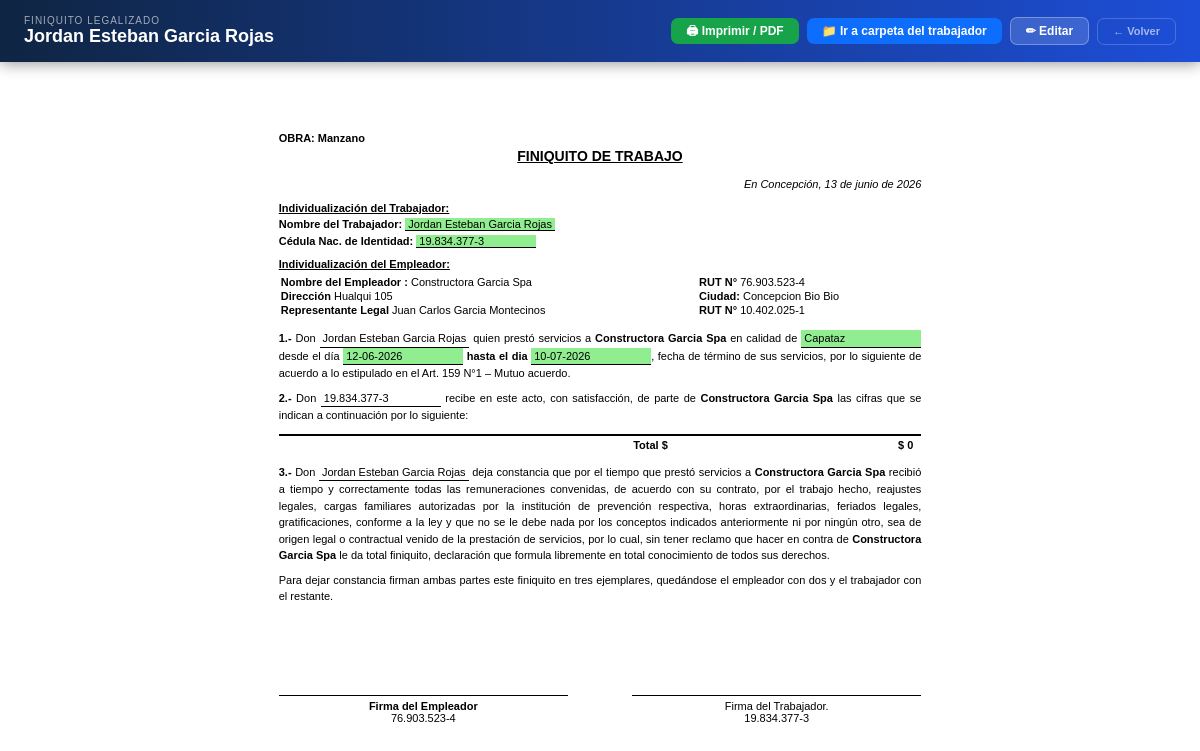
Screenshot of /documentos-empresa/18/preview/ (signed in) with the database file from the repository.
### core/models.py (models this page shows, shortened)
class DocumentoGenerado(models.Model):
    TIPO_CHOICES = [
        ('contrato_trabajo', 'Contrato de Trabajo'),
        ('anexo_contrato', 'Anexo Contrato de Trabajo'),
        ('finiquito', 'Finiquito de Trabajo'),
        ('pacto_horas_extras', 'Pacto Horas Extraordinarias'),
        ('acta_epp', 'Acta Entrega EPP'),
        ('acta_reglamento', 'Acta Entrega Reglamento Interno'),
        ('acta_reactivacion', 'Acta de Reactivación Post-Licencia'),
    ]
    tipo = models.CharField(max_length=30, choices=TIPO_CHOICES)
    empresa = models.ForeignKey(ConfigEmpresa, on_delete=models.PROTECT, related_name='documentos_generados')
    trabajador = models.ForeignKey(Trabajador, on_delete=models.PROTECT, related_name='documentos_generados', to_field='rut')
    obra = models.ForeignKey(Obra, on_delete=models.PROTECT, related_name='documentos_generados', null=True, blank=True)
    contrato = models.ForeignKey('Contrato', on_delete=models.PROTECT, related_name='documentos_generados', null=True, blank=True)
    datos = models.JSONField(default=dict)
    motivo_baja = models.TextField(
        blank=True, default='',
        help_text='Motivo por el cual se reemplazó o anuló este documento (trazabilidad de auditoría).'
    )
    creado_el = models.DateTimeField(default=timezone.now)
    usuario = models.CharField(max_length=150)
    activo = models.BooleanField(default=True)
    class Meta:
        verbose_name = 'Documento Generado'
        verbose_name_plural = 'Documentos Generados'
        ordering = ['-creado_el']

class Trabajador(models.Model):
    TIPO_IDENTIFICACION_CHOICES = [
        ('RUT',       'RUT Chileno'),
        ('PASAPORTE', 'Pasaporte'),
        ('DNI',       'DNI / Cédula Extranjera'),
    ]
    ESTADO_CIVIL_CHOICES = [
        ('', '---------'),
        ('Soltero/a', 'Soltero/a'),
        ('Casado/a', 'Casado/a'),
        ('Conviviente Civil', 'Conviviente Civil'),
        ('Divorciado/a', 'Divorciado/a'),
        ('Viudo/a', 'Viudo/a'),
    ]
    rut = models.CharField(max_length=20, primary_key=True)
    tipo_identificacion = models.CharField(max_length=10, choices=TIPO_IDENTIFICACION_CHOICES, default='RUT')
    nombres = models.CharField(max_length=100)
    apellidos = models.CharField(max_length=100)
    telefono = models.CharField(max_length=20, blank=True)
    correo = models.EmailField(max_length=100, blank=True)
    direccion = models.TextField(blank=True)
    ciudad = models.CharField(max_length=100, blank=True)
    fecha_nacimiento = models.DateField(null=True, blank=True)
    estado_civil = models.CharField(max_length=20, choices=ESTADO_CIVIL_CHOICES, blank=True, default='')
    nacionalidad = models.CharField(max_length=50, blank=True, default='Chilena')
    procedencia = models.CharField(max_length=100, blank=True)
    prevision = models.CharField(max_length=100, blank=True, help_text='AFP o INP')
    salud = models.CharField(max_length=100, blank=True, help_text='FONASA o Isapre')
    foto = models.ImageField(upload_to='fotos_trabajadores/', null=True, blank=True)
    en_lista_negra = models.BooleanField(default=False)
    observaciones = models.TextField(blank=True)
    creado_el = models.DateTimeField(default=timezone.now)
    activo = models.BooleanField(default=True)
    class Meta:
        verbose_name = 'Trabajador'
        verbose_name_plural = 'Trabajadores'
        ordering = ['apellidos', 'nombres']
    @property
    def nombre_completo(self):
        return f"{self.nombres} {self.apellidos}"

class ConfigEmpresa(models.Model):
    nombre = models.CharField(max_length=200)
    rut_empresa = models.CharField(max_length=20)
    giro = models.CharField(max_length=100, blank=True, default='Constructora')
    direccion = models.CharField(max_length=200)
    ciudad = models.CharField(max_length=100)
    correo_electronico = models.EmailField(max_length=150, blank=True)
    nombre_representante = models.CharField(max_length=150)
    rut_representante = models.CharField(max_length=20)
    cargo_representante = models.CharField(max_length=100, blank=True, default='Representante Legal')
    activo = models.BooleanField(default=True)
    creado_el = models.DateTimeField(default=timezone.now)
    class Meta:
        verbose_name = 'Empresa'
        verbose_name_plural = 'Empresas'
        ordering = ['nombre']

### core/views/documentos_generados.py (the view)
# urls.py: path('documentos-empresa/<int:pk>/preview/', views.doc_generado_preview, name='doc_generado_preview'),
@xframe_options_exempt
@login_required
def doc_generado_preview(request, pk):
    doc = get_object_or_404(DocumentoGenerado, pk=pk, activo=True)
    template_map = {
        'contrato_trabajo': 'documentos_generados/print/contrato_trabajo.html',
        'anexo_contrato': 'documentos_generados/print/anexo_contrato.html',
        'finiquito': 'documentos_generados/print/finiquito.html',
        'pacto_horas_extras': 'documentos_generados/print/pacto_horas_extras.html',
        'acta_epp': 'documentos_generados/print/acta_epp.html',
        'acta_reglamento': 'documentos_generados/print/acta_reglamento.html',
        'acta_reactivacion': 'documentos_generados/print/acta_reactivacion.html',
    }
    template = template_map.get(doc.tipo, 'documentos_generados/print/contrato_trabajo.html')
    import datetime as _preview_dt
    d = {}
    for k, v in doc.datos.items():
        if isinstance(v, str) and len(v) == 10:
            try:
                d[k] = _preview_dt.date.fromisoformat(v)
            except ValueError:
                d[k] = v
        else:
            d[k] = v
    back_url = request.GET.get('next', '')
    if not back_url and doc.trabajador:
        back_url = f'/trabajadores/{doc.trabajador.rut}/?tab=contratos'
    ctx = {'doc': doc, 'd': d, 'back_url': back_url}
    if doc.tipo == 'contrato_trabajo' and doc.contrato:
        c = doc.contrato
        sueldo = int(c.sueldo_base)
        ctx['sueldo_formateado'] = f"{sueldo:,}".replace(",", ".")
        ctx['sueldo_palabras'] = _monto_en_palabras(sueldo).capitalize()
        ctx['empresa_print'] = (c.obra.empresa if c.obra and c.obra.empresa else doc.empresa)
    else:
        ctx['empresa_print'] = doc.empresa
    if doc.tipo == 'finiquito':
        try:
            total = (float(d.get('monto_feriado', 0) or 0)
                     + float(d.get('monto_indemnizacion', 0) or 0)
                     + float(d.get('otros_montos_monto', 0) or 0))
            d['total'] = total
        except Exception:
            d['total'] = 0
    return render(request, template, ctx)

### templates/documentos_generados/print/finiquito.html (shortened to what this page needs)
<!DOCTYPE html>
<html lang="es">
<head>
</head>
<body>
{% if is_blank %}
<div class="print-bar">
  <strong>Plantilla en Blanco — {{ tipo_label }}</strong>
  <span style="display:flex;align-items:center;gap:6px;margin-left:12px">
    <label style="font-size:12px;white-space:nowrap">Copias:</label>
    <input type="number" id="copiasInput" value="1" min="1" max="20"
           style="width:55px;padding:3px 6px;border-radius:4px;border:none;font-size:13px">
  </span>
  <button onclick="imprimirCopias()" style="background:#28a745;color:white;border:none;padding:6px 16px;border-radius:4px;cursor:pointer;font-weight:bold;">Imprimir</button>
  <a href="{% url 'doc_generado_create' %}" style="color:#adc8ff;margin-left:auto">← Volver</a>
</div>
{% else %}
<div class="print-bar">
  <div class="pb-info">
    <div class="pb-tipo">Finiquito Legalizado</div>
    <div class="pb-nombre">{{ doc.trabajador.nombre_completo }}</div>
  </div>
  <div class="pb-btns">
    <button class="pb-btn pb-print" onclick="window.print()">🖨 Imprimir / PDF</button>
    <a class="pb-btn pb-upload" href="{% url 'trabajador_detail' doc.trabajador.rut %}?tab=documentos" title="Ir a la carpeta del trabajador para subir el documento firmado">📁 Ir a carpeta del trabajador</a>
    <a class="pb-btn pb-edit" href="{% url 'doc_generado_edit' doc.pk %}">✏ Editar</a>
    <a class="pb-btn pb-back" href="{% url 'doc_generado_list' %}">← Volver</a>
  </div>
</div>
{% endif %}
<div class="page">
  <div class="obra-header">OBRA: {{ d.nombre_obra|default:"" }}</div>
  <h1 class="titulo">FINIQUITO DE TRABAJO</h1>
  <div class="ciudad-fecha">En {{ d.ciudad_documento|default:"___________" }}, {{ d.fecha_documento|date:"d \d\e F \d\e Y"|default:"___________" }}</div>
  <div class="seccion-titulo">Individualización del Trabajador:</div>
  <div class="datos-line"><b>Nombre del Trabajador:</b> <span class="highlight valor">{{ doc.trabajador.nombre_completo }}</span></div>
  <div class="datos-line"><b>Cédula Nac. de Identidad:</b> <span class="highlight valor">{{ doc.trabajador.rut }}</span></div>
  <div class="seccion-titulo" style="margin-top:10px">Individualización del Empleador:</div>
  <table style="width:100%">
    <tr>
      <td><b>Nombre del Empleador :</b> {{ doc.empresa.nombre }}</td>
      <td><b>RUT N°</b> {{ doc.empresa.rut_empresa }}</td>
    </tr>
    <tr>
      <td><b>Dirección</b> {{ doc.empresa.direccion }}</td>
      <td><b>Ciudad:</b> {{ doc.empresa.ciudad }}</td>
    </tr>
    <tr>
      <td><b>Representante Legal</b> {{ doc.empresa.nombre_representante }}</td>
      <td><b>RUT N°</b> {{ doc.empresa.rut_representante }}</td>
    </tr>
  </table>
  <p class="clausula" style="margin-top:12px"><b>1.-</b> Don <span class="valor">{{ doc.trabajador.nombre_completo }}</span> quien prestó servicios a <b>{{ doc.empresa.nombre }}</b> en calidad de <span class="highlight valor">{{ d.especialidad|default:"" }}</span> desde el día <span class="highlight valor">{{ d.fecha_inicio_contrato|date:"d-m-Y"|default:"" }}</span> <b>hasta el dia</b> <span class="highlight valor">{{ d.fecha_termino_contrato|date:"d-m-Y"|default:"" }}</span>, fecha de término de sus servicios, por lo siguiente de acuerdo a lo estipulado en el {{ d.causal|default:"Art. 159 N°5 – Conclusión del trabajo o servicio que dio origen al contrato" }}.</p>
  <p class="clausula"><b>2.-</b> Don <span class="valor">{{ doc.trabajador.rut }}</span> recibe en este acto, con satisfacción, de parte de <b>{{ doc.empresa.nombre }}</b> las cifras que se indican a continuación por lo siguiente:</p>
  <table class="montos">
    <tr class="total-row"><td style="text-align:right">Total $</td><td>$ {{ d.total|default:"0" }}</td></tr>
  </table>
  <p class="clausula"><b>3.-</b> Don <span class="valor">{{ doc.trabajador.nombre_completo }}</span> deja constancia que por el tiempo que prestó servicios a <b>{{ doc.empresa.nombre }}</b> recibió a tiempo y correctamente todas las remuneraciones convenidas, de acuerdo con su contrato, por el trabajo hecho, reajustes legales, cargas familiares autorizadas por la institución de prevención respectiva, horas extraordinarias, feriados legales, gratificaciones, conforme a la ley y que no se le debe nada por los conceptos indicados anteriormente ni por ningún otro, sea de origen legal o contractual venido de la prestación de servicios, por lo cual, sin tener reclamo que hacer en contra de <b>{{ doc.empresa.nombre }}</b> le da total finiquito, declaración que formula libremente en total conocimiento de todos sus derechos.</p>
  <p class="clausula">Para dejar constancia firman ambas partes este finiquito en tres ejemplares, quedándose el empleador con dos y el trabajador con el restante.</p>
  <div class="firma-section">
    <div class="firma-box"><div class="firma-linea"><b>Firma del Empleador</b><br>{{ doc.empresa.rut_empresa }}</div></div>
    <div class="firma-box"><div class="firma-linea">Firma del Trabajador.<br>{{ doc.trabajador.rut }}</div></div>
  </div>
</div>
</body>
</html>

### templates/documentos_generados/print/finiquito.html (style rules this page uses)
* { margin:0; padding:0; box-sizing:border-box; }
body { font-family: Arial, sans-serif; font-size: 11px; color: #000; }
.page { width: 210mm; margin: 64px auto 0; padding: 18mm 20mm; }
.print-bar { position:fixed; top:0; left:0; right:0; background:linear-gradient(90deg,#0f2543 0%,#1d4ed8 100%); color:#fff; padding:0 24px; display:flex; align-items:center; gap:12px; z-index:9999; min-height:62px; box-shadow:0 2px 14px rgba(0,0,0,.4); }
.pb-info { flex:1; min-width:0; }
.pb-tipo { font-size:10px; text-transform:uppercase; letter-spacing:.1em; opacity:.6; }
.pb-nombre { font-size:18px; font-weight:700; white-space:nowrap; overflow:hidden; text-overflow:ellipsis; }
.pb-btns { display:flex; gap:8px; align-items:center; flex-shrink:0; }
.pb-btn { display:inline-flex; align-items:center; gap:5px; padding:7px 15px; border-radius:7px; font-size:12px; font-weight:600; text-decoration:none; cursor:pointer; border:none; line-height:1; white-space:nowrap; }
.pb-print { background:#16a34a; color:#fff; }
.pb-upload { background:#0d6efd; color:#fff; }
.pb-edit { background:rgba(255,255,255,.15); color:#fff; border:1px solid rgba(255,255,255,.3); }
.pb-back { background:transparent; color:rgba(255,255,255,.6); border:1px solid rgba(255,255,255,.2); font-size:11px; }
h1.titulo { font-size:14px; font-weight:bold; text-align:center; text-decoration:underline; margin-bottom:14px; }
.obra-header { font-weight:bold; margin-bottom:4px; }
.ciudad-fecha { text-align:right; font-style:italic; margin-bottom:12px; }
.seccion-titulo { font-weight:bold; text-decoration:underline; margin:10px 0 4px; }
.datos-line { margin-bottom:4px; }
.valor { border-bottom:1px solid #000; min-width:120px; display:inline-block; padding:0 3px; }
.clausula { margin-bottom:8px; line-height:1.5; text-align:justify; }
table.montos { width:100%; border-collapse:collapse; margin:10px 0; }
table.montos td { padding:3px 8px; }
table.montos td:last-child { text-align:right; font-weight:bold; }
table.montos .total-row { border-top:2px solid #000; font-weight:bold; }
.highlight { background:#90EE90; }
.firma-section { display:flex; justify-content:space-between; margin-top:40px; }
.firma-box { text-align:center; width:45%; }
.firma-linea { border-top:1px solid #000; margin-top:50px; padding-top:4px; }

### rows the page displays
DocumentoGenerado: trabajador.nombre_completo "Jordan Esteban Garcia Rojas", trabajador.rut "19.834.377-3", empresa.nombre "Constructora Garcia Spa", empresa.rut_empresa "76.903.523-4", empresa.direccion "Hualqui 105", empresa.ciudad "Concepcion Bio Bio", empresa.nombre_representante "Juan Carlos Garcia Montecinos", empresa.rut_representante "10.402.025-1"

### other values shown
{{ d.nombre_obra|default:"" }} "Manzano"
{{ d.ciudad_documento|default:"___________" }} "Concepción"
{{ d.fecha_documento|date:"d \d\e F \d\e Y"|default:"___________" }} "13 de junio de 2026"
{{ d.especialidad|default:"" }} "Capataz"
{{ d.fecha_inicio_contrato|date:"d-m-Y"|default:"" }} "12-06-2026"
{{ d.fecha_termino_contrato|date:"d-m-Y"|default:"" }} "10-07-2026"
{{ d.total|default:"0" }} "0"
